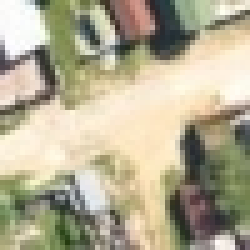
#> input picture road.jpg, 50 x 50 px, found by its file name (shown 5 times larger)
$ python old.py
#> lines starting #> are read from the running program, lines starting #| are printed output that depends on the picture; after the words box and inside, x2 and y2 are one past the last pixel; in counts of white or black regions, pixels touching at a corner belong together
from PIL import Image
import matplotlib.pyplot as plt
import numpy as np
import math

myu = 20


def center(nested_array_list):
    mean = np.mean(nested_array_list, axis=0)
    return mean


def to_binary(nested_array_list, center):
    copy_of_arr = nested_array_list.copy()
    for i in range(0, copy_of_arr.shape[2], 1):
        for j in range(0, copy_of_arr.shape[1], 1):
            for b in range(0, copy_of_arr.shape[0], 1):
                verh_dopusk = center[j][i] + myu
                niz_dopusk = center[j][i] - myu
                if (copy_of_arr[b][j][i] < verh_dopusk and copy_of_arr[b][j][i] > niz_dopusk):
                    copy_of_arr[b][j][i] = 1
                else:
                    copy_of_arr[b][j][i] = 0

    return copy_of_arr


def make_etalon(matrix):
    arr = np.sum(matrix, axis=0)
    # print(arr)
    for i in range(len(arr)):
        if(arr[i] > (matrix.shape[0] / 2)):
            arr[i] = 1
        else:
            arr[i] = 0
    return arr


# returns [difficalty estimate , D1 , beta, start of work zone , end of work zone, optimal radius]
# [60 lines left out: functions radius_selection, visualize, recognition, not called in this run]


##################################################################################
# learning #######################################################################
##################################################################################
# load the image
image = Image.open(r"C:\Users\admin\PycharmProjects\courseWork\road.jpg")
#> image is the input picture: PIL image 50x50 RGB; mean R, G, B 178.9, 171.9, 146.4
image2 = Image.open(r"C:\Users\admin\PycharmProjects\courseWork\forest.jpg")
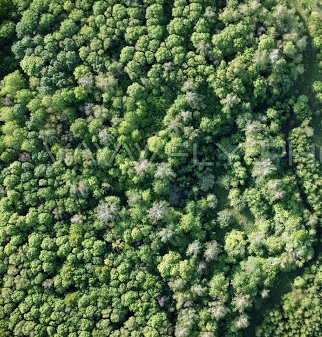
#> input picture forest.jpg, 322 x 337 px, found by its file name
#> image2 is the input picture: PIL image 322x337 RGB; mean R, G, B 87.2, 110.9, 72.6
image3 = Image.open(r"C:\Users\admin\PycharmProjects\courseWork\water.jpg")
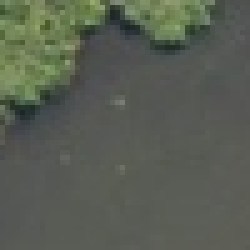
#> input picture water.jpg, 50 x 50 px, found by its file name (shown 5 times larger)
#> image3 is the input picture: PIL image 50x50 RGB; mean R, G, B 88.5, 94, 82.8


# convert image to numpy array
data = np.asarray(image)
data2 = np.asarray(image2)
data3 = np.asarray(image3)

# center vector
centerVector = center(data)
#> in center, `mean = np.mean(nested_array_list, axis=0)`: mean = 50 rows, first 8: [183.5, 180.7, 158.5], [196.6, 193.6, 171.1], [200.3, 196.8, 174.8], [194, 190.2, 168.1], [196.4, 191.6, 170.6], [205.7, 200.4, 179.8], [210, 204.1, 184.3], [195.8, 190.5, 169.2]
#> centerVector has the same summary as mean in center
centerVector2 = center(data2)
#> in center (call 2), `mean = np.mean(nested_array_list, axis=0)`: mean = 322 rows, first 8: [84.69, 105.4, 62.09], [87.47, 108.4, 64.65], [88.92, 109.4, 66.26], [85.39, 105.6, 62.11], [91.99, 111.6, 66.89], [98.77, 118.3, 72.18], [100.7, 120.5, 73.47], [100, 120.4, 72.58]
#> centerVector2 has the same summary as mean in center
centerVector3 = center(data3)
#> in center (call 3), `mean = np.mean(nested_array_list, axis=0)`: mean = 50 rows, first 8: [93.12, 102.6, 81.58], [93.54, 103.1, 82.5], [91.56, 100.5, 81.08], [90.46, 99.7, 80.46], [90.36, 100, 80.26], [91.56, 101.4, 81.32], [94.04, 103.3, 83.62], [95.62, 104.6, 85.32]
#> centerVector3 has the same summary as mean in center

# binary Matrix
binaryMatrix = to_binary(data, centerVector)
binaryMatrix2 = to_binary(data2, centerVector2)
#> after the loop in to_binary (call 2), `for i in range(0, copy_of_arr.shape[2], 1):`:
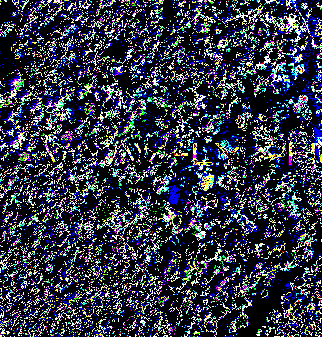
#> copy_of_arr: shape (337, 322, 3); mean R, G, B 0.197, 0.214, 0.278; drawn with 1 as white
binaryMatrix3 = to_binary(data3, centerVector3)
#> after the loop in to_binary (call 3), `for i in range(0, copy_of_arr.shape[2], 1):`:
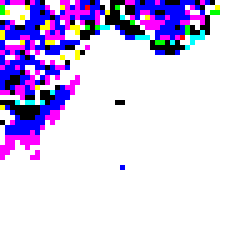
#> copy_of_arr: shape (50, 50, 3) (shown 5 times larger); mean R, G, B 0.857, 0.812, 0.937; drawn with 1 as white

# new mapping . (3, 9) instead (3, 3, 3)
binaryMatrix = binaryMatrix.reshape((data.shape[0], data.shape[1] * data.shape[2]))
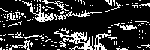
#> binaryMatrix: shape (50, 150); values 0 (black) and 1 (white), 18.7% white in thin lines or dots
binaryMatrix2 = binaryMatrix2.reshape((data2.shape[0], data2.shape[1] * data2.shape[2]))
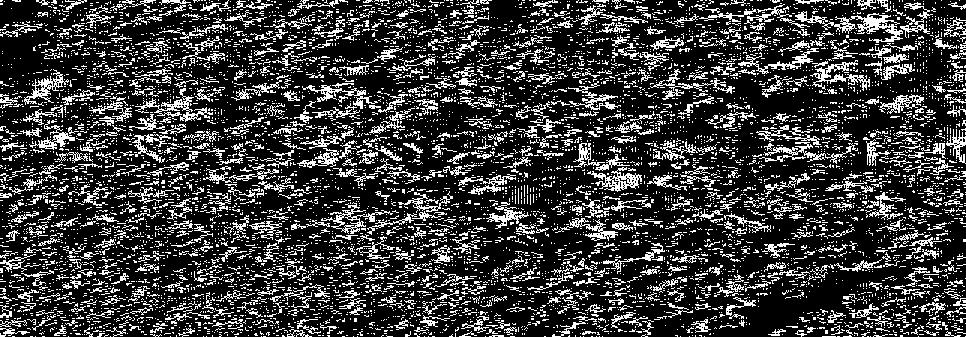
#> binaryMatrix2: shape (337, 966); values 0 (black) and 1 (white), 23% white in thin lines or dots
binaryMatrix3 = binaryMatrix3.reshape((data3.shape[0], data3.shape[1] * data3.shape[2]))
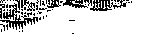
#> binaryMatrix3: shape (50, 150); values 0 (black) and 1 (white), 86.9% white; black in thin lines or dots, all inside (x1, y1, x2, y2) = (0, 0, 132, 34)

# etalon vector
etalonV = make_etalon(binaryMatrix)
#> in make_etalon, `arr = np.sum(matrix, axis=0)`: arr = 150 values, max 23 at index 62, min 1 at index 93, mean 9.36
#> the loop in make_etalon, `for i in range(len(arr)):` made 150 passes
#> after the loop in make_etalon, `for i in range(len(arr)):`: arr = 150 values from 0 to 0
#> etalonV = 150 values from 0 to 0
etalonV2 = make_etalon(binaryMatrix2)
#> etalonV2 = 966 values from 0 to 0
etalonV3 = make_etalon(binaryMatrix3)
#> etalonV3 = 150 values, max 1 at index 0, min 0 at index 16, mean 0.987

# distances beetwen
# class center and every own class realization
arrEtalonV_realiz = []
for i in range(binaryMatrix.shape[0]):
    arrEtalonV_realiz.append(np.count_nonzero(binaryMatrix[i] != etalonV))
#> after the loop, arrEtalonV_realiz = 50 values, max 52 at index 45, min 8 at index 22, mean 28.08

arrEtalonV_realiz2 = []
for i in range(binaryMatrix2.shape[0]):
    arrEtalonV_realiz2.append(np.count_nonzero(binaryMatrix2[i] != etalonV2))
#> after the loop, arrEtalonV_realiz2 = 337 values, max 331 at index 154, min 142 at index 123, mean 222

arrEtalonV_realiz3 = []
for i in range(binaryMatrix3.shape[0]):
    arrEtalonV_realiz3.append(np.count_nonzero(binaryMatrix3[i] != etalonV3))
#> after the loop, arrEtalonV_realiz3 = 50 values, max 74 at index 5, min 2 at index 32, mean 19.68

##################################################################################
# array of radius
# FROM etalon vector
# TO every foreign class realization

# center - road , realiz - forest
arrForeignEtalonV_realiz1 = []
for i in range(binaryMatrix.shape[0]):
#> (the run stopped early here; a loop or call above may not have finished)
